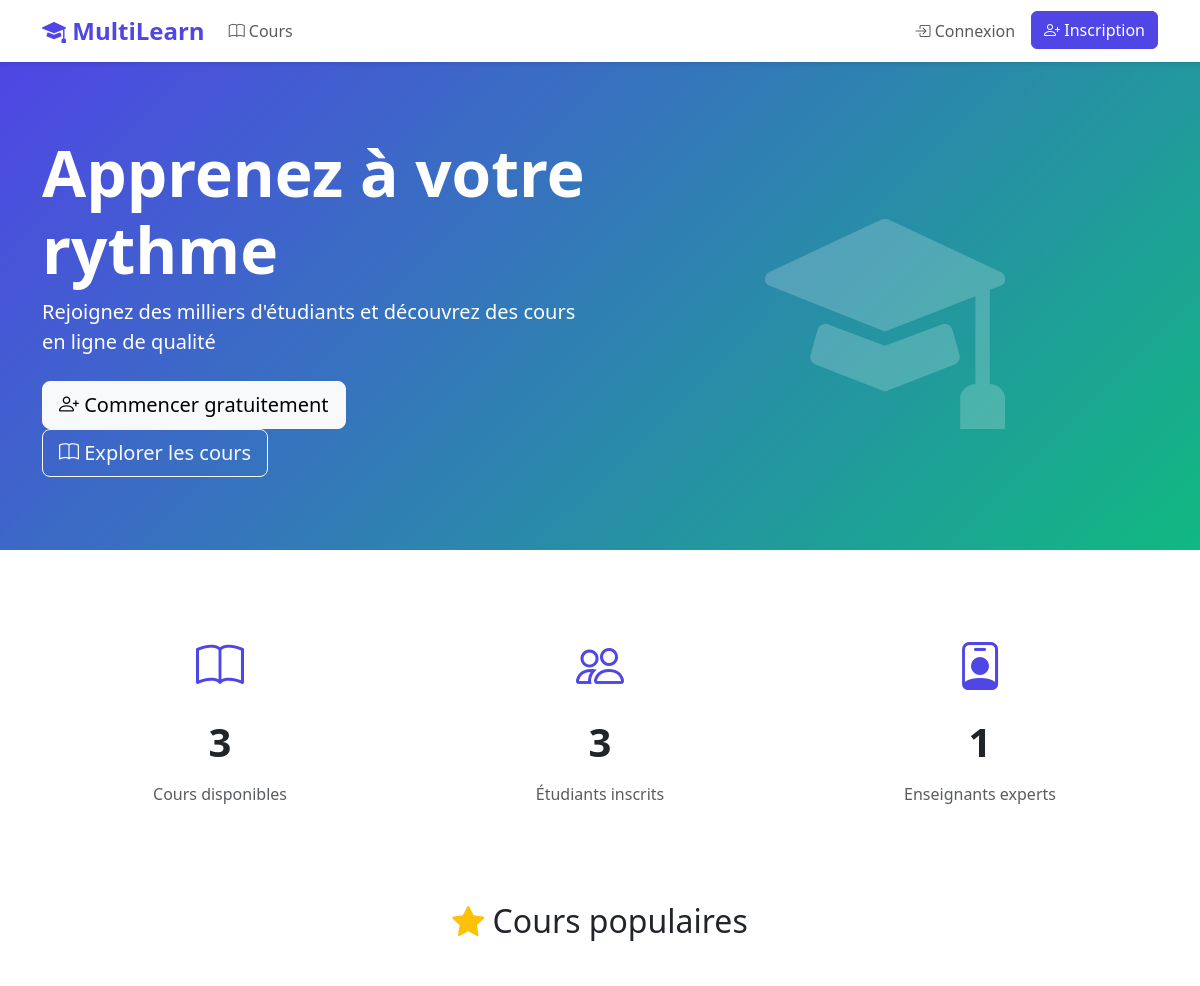
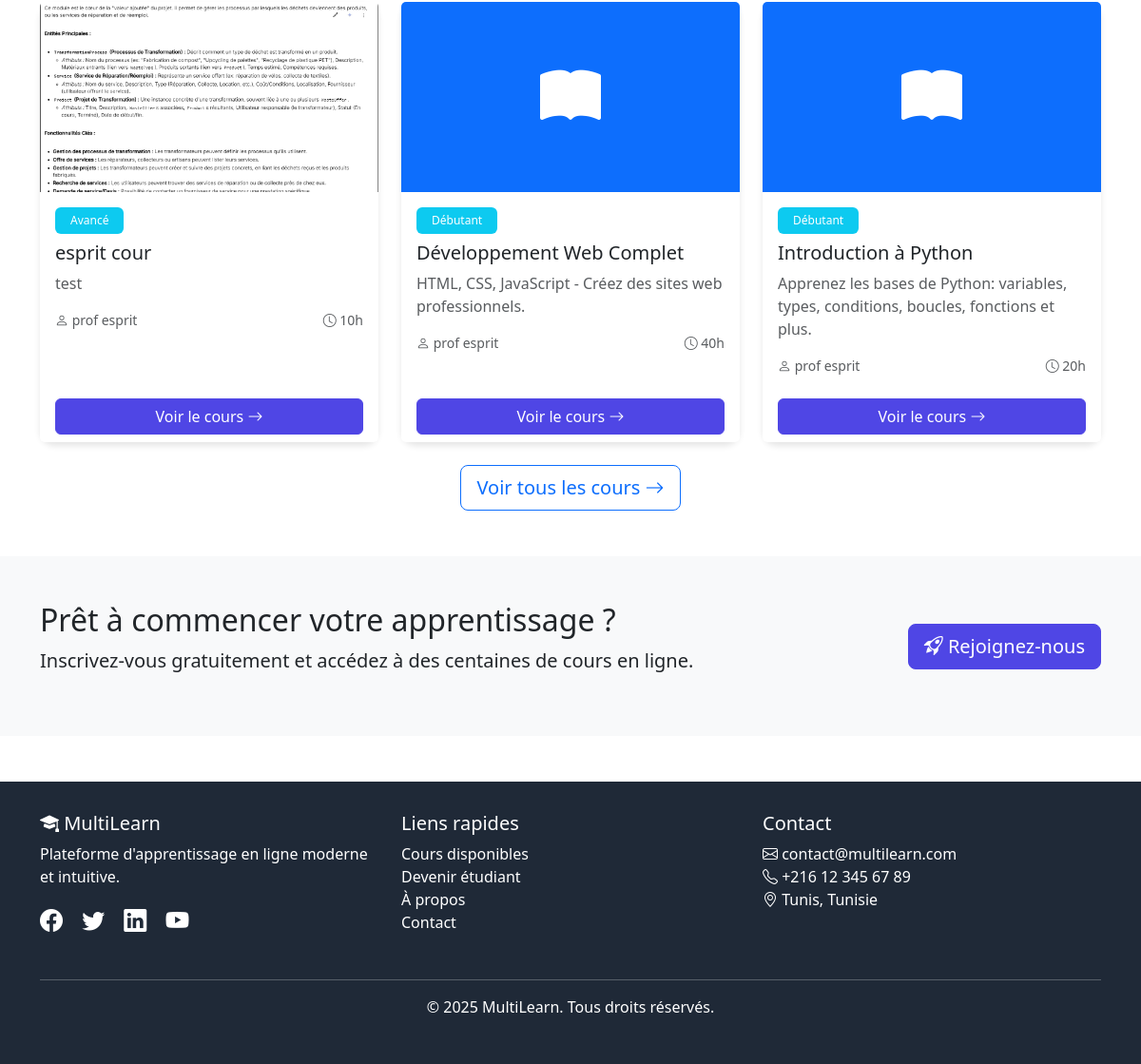
The page / on the database its author committed (2 pictures, top to bottom).
### myapp/models.py (models this page shows, shortened)
class Course(models.Model):
    STATUS_CHOICES = [
        ('DRAFT', 'Brouillon'),
        ('PUBLISHED', 'Publié'),
        ('ARCHIVED', 'Archivé'),
    ]
    title = models.CharField(max_length=200)
    description = models.TextField()
    teacher = models.ForeignKey(User, on_delete=models.CASCADE, related_name='courses_taught')
    content = models.TextField(help_text="Contenu complet du cours (texte, liens, etc.)")
    files = models.FileField(upload_to='courses/files/', blank=True, null=True, help_text="Fichiers du cours (PDF, ZIP, etc.)")
    status = models.CharField(max_length=10, choices=STATUS_CHOICES, default='DRAFT')
    level = models.CharField(max_length=50, blank=True, null=True)
    duration_hours = models.IntegerField(blank=True, null=True)
    cover_image = models.ImageField(upload_to='courses/', blank=True, null=True)
    students = models.ManyToManyField(User, through='Enrollment', related_name='enrolled_courses')
    created_at = models.DateTimeField(auto_now_add=True)
    updated_at = models.DateTimeField(auto_now=True)
    class Meta:
        db_table = 'courses'
        verbose_name = 'Cours'
        verbose_name_plural = 'Cours'
        ordering = ['-created_at']

class User(AbstractUser):
    ROLE_CHOICES = [
        ('ADMIN', 'Administrateur'),
        ('TEACHER', 'Enseignant'),
        ('STUDENT', 'Étudiant'),
    ]
    role = models.CharField(max_length=10, choices=ROLE_CHOICES, default='STUDENT')
    phone = models.CharField(max_length=20, blank=True, null=True)
    bio = models.TextField(blank=True, null=True)
    profile_picture = models.ImageField(upload_to='profiles/', blank=True, null=True)
    created_at = models.DateTimeField(auto_now_add=True)
    class Meta:
        db_table = 'users'
        verbose_name = 'Utilisateur'
        verbose_name_plural = 'Utilisateurs'

### myapp/views.py (the view)
# urls.py: path('', views.home, name='home'),
def home(request):
    if request.user.is_authenticated:
        return redirect('dashboard')
    courses = Course.objects.filter(status='PUBLISHED')[:6]
    stats = {
        'total_courses': Course.objects.filter(status='PUBLISHED').count(),
        'total_students': User.objects.filter(role='STUDENT').count(),
        'total_teachers': User.objects.filter(role='TEACHER').count(),
    }
    context = {
        'courses': courses,
        'stats': stats,
    }
    return render(request, 'home.html', context)

### myapp/templates/home.html (shortened to what this page needs)
{% extends 'base.html' %}
{% block content %}
<div class="hero-section">
    <div class="container">
        <div class="row align-items-center">
            <div class="col-lg-6">
                <h1 class="display-3 fw-bold">Apprenez à votre rythme</h1>
                <p class="lead">Rejoignez des milliers d'étudiants et découvrez des cours en ligne de qualité</p>
                <div class="mt-4">
                    <a href="{% url 'register' %}" class="btn btn-light btn-lg me-3">
                        <i class="bi bi-person-plus"></i> Commencer gratuitement
                    </a>
                    <a href="{% url 'course_list' %}" class="btn btn-outline-light btn-lg">
                        <i class="bi bi-book"></i> Explorer les cours
                    </a>
                </div>
            </div>
            <div class="col-lg-6 text-center">
                <i class="bi bi-mortarboard-fill" style="font-size: 15rem; opacity: 0.2;"></i>
            </div>
        </div>
    </div>
</div>
<div class="container my-5">
    <div class="row g-4">
        <div class="col-md-4">
            <div class="stat-card">
                <i class="bi bi-book"></i>
                <h3>{{ stats.total_courses }}</h3>
                <p class="text-muted">Cours disponibles</p>
            </div>
        </div>
        <div class="col-md-4">
            <div class="stat-card">
                <i class="bi bi-people"></i>
                <h3>{{ stats.total_students }}</h3>
                <p class="text-muted">Étudiants inscrits</p>
            </div>
        </div>
        <div class="col-md-4">
            <div class="stat-card">
                <i class="bi bi-person-badge"></i>
                <h3>{{ stats.total_teachers }}</h3>
                <p class="text-muted">Enseignants experts</p>
            </div>
        </div>
    </div>
</div>
<div class="container my-5">
    <h2 class="text-center mb-5">
        <i class="bi bi-star-fill text-warning"></i> Cours populaires
    </h2>
    <div class="row g-4">
        {% for course in courses %}
        <div class="col-md-4">
            <div class="card h-100">
                {% if course.cover_image %}
                <img src="{{ course.cover_image.url }}" class="card-img-top" alt="{{ course.title }}"
                    style="height: 200px; object-fit: cover;">
                {% else %}
                <div class="card-img-top bg-primary d-flex align-items-center justify-content-center"
                    style="height: 200px;">
                    <i class="bi bi-book-fill text-white" style="font-size: 4rem;"></i>
                </div>
                {% endif %}
                <div class="card-body">
                    <span class="badge bg-info mb-2">{{ course.level }}</span>
                    <h5 class="card-title">{{ course.title }}</h5>
                    <p class="card-text text-muted">{{ course.description|truncatewords:20 }}</p>
                    <div class="d-flex justify-content-between align-items-center">
                        <small class="text-muted">
                            <i class="bi bi-person"></i> {{ course.teacher.get_full_name }}
                        </small>
                        <small class="text-muted">
                            <i class="bi bi-clock"></i> {{ course.duration_hours }}h
                        </small>
                    </div>
                </div>
                <div class="card-footer bg-white border-0">
                    <a href="{% url 'course_detail' course.id %}" class="btn btn-primary w-100">
                        Voir le cours <i class="bi bi-arrow-right"></i>
                    </a>
                </div>
            </div>
        </div>
        {% empty %}
        <div class="col-12">
            <div class="alert alert-info text-center">
                <i class="bi bi-info-circle"></i> Aucun cours disponible pour le moment.
            </div>
        </div>
        {% endfor %}
    </div>
    <div class="text-center mt-4">
        <a href="{% url 'course_list' %}" class="btn btn-outline-primary btn-lg">
            Voir tous les cours <i class="bi bi-arrow-right"></i>
        </a>
    </div>
</div>
<div class="bg-light py-5">
    <div class="container">
        <div class="row align-items-center">
            <div class="col-lg-8">
                <h2>Prêt à commencer votre apprentissage ?</h2>
                <p class="lead">Inscrivez-vous gratuitement et accédez à des centaines de cours en ligne.</p>
            </div>
            <div class="col-lg-4 text-end">
                <a href="{% url 'register' %}" class="btn btn-primary btn-lg">
                    <i class="bi bi-rocket-takeoff"></i> Rejoignez-nous
                </a>
            </div>
        </div>
    </div>
</div>
{% endblock %}

### myapp/templates/base.html (style rules this page uses)
:root { --primary-color: #4F46E5; --secondary-color: #10B981; --dark-color: #1F2937; }
body { min-height: 100vh; display: flex; flex-direction: column; }
.btn-primary { background-color: var(--primary-color); border-color: var(--primary-color); }
.card { border: none; border-radius: 15px; box-shadow: 0 4px 6px rgba(0, 0, 0, 0.1); transition: transform 0.3s ease, box-shadow 0.3s ease; }
.badge { padding: 0.5rem 1rem; font-weight: 500; }
.hero-section { background: linear-gradient(135deg, var(--primary-color), var(--secondary-color)); color: white; padding: 4rem 0; }
.stat-card { text-align: center; padding: 2rem; background: white; border-radius: 15px; }
.stat-card i { font-size: 3rem; color: var(--primary-color); }
.stat-card h3 { font-size: 2.5rem; font-weight: bold; margin: 1rem 0; }

### rows shown on the page
Course: cover_image (picture), level "Avancé", title "esprit cour", description "test", teacher.get_full_name "prof esprit", duration_hours "10"
Course: level "Débutant", title "Développement Web Complet", description "HTML, CSS, JavaScript - Créez des sites web professionnels.", teacher.get_full_name "prof esprit", duration_hours "40"
Course: level "Débutant", title "Introduction à Python", description "Apprenez les bases de Python: variables, types, conditions, boucles, fonctions et plus.", teacher.get_full_name "prof esprit", duration_hours "20"

### other values the page prints
{{ stats.total_courses }} "3"
{{ stats.total_students }} "3"
{{ stats.total_teachers }} "1"
